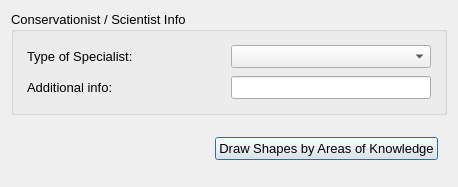
<ui version="4.0" >
 <author>Dane Springmeyer</author>
 <class>ConsScience</class>
 <widget class="QDialog" name="ConsScience" >
  <property name="geometry" >
   <rect>
    <x>0</x>
    <y>0</y>
    <width>454</width>
    <height>187</height>
   </rect>
  </property>
  <property name="windowTitle" >
   <string>OpenOceanMap - Interview</string>
  </property>
  <layout class="QVBoxLayout" >
   <item>
    <layout class="QHBoxLayout" >
     <item>
      <widget class="QGroupBox" name="vessel_info" >
       <property name="font" >
        <font>
         <pointsize>10</pointsize>
        </font>
       </property>
       <property name="title" >
        <string>Conservationist / Scientist Info</string>
       </property>
       <layout class="QVBoxLayout" >
        <property name="spacing" >
         <number>0</number>
        </property>
        <item>
         <widget class="QWidget" native="1" name="home_port_5" >
          <property name="font" >
           <font>
            <pointsize>10</pointsize>
           </font>
          </property>
          <layout class="QHBoxLayout" >
           <property name="spacing" >
            <number>4</number>
           </property>
           <property name="leftMargin" >
            <number>4</number>
           </property>
           <property name="topMargin" >
            <number>4</number>
           </property>
           <property name="rightMargin" >
            <number>4</number>
           </property>
           <property name="bottomMargin" >
            <number>4</number>
           </property>
           <item>
            <widget class="QLabel" name="employee_text" >
             <property name="minimumSize" >
              <size>
               <width>200</width>
               <height>0</height>
              </size>
             </property>
             <property name="maximumSize" >
              <size>
               <width>200</width>
               <height>16777215</height>
              </size>
             </property>
             <property name="font" >
              <font>
               <pointsize>10</pointsize>
              </font>
             </property>
             <property name="text" >
              <string>Type of Specialist:</string>
             </property>
            </widget>
           </item>
           <item>
            <widget class="QComboBox" name="comboBox" >
             <property name="maximumSize" >
              <size>
               <width>200</width>
               <height>16777215</height>
              </size>
             </property>
             <item>
              <property name="text" >
               <string/>
              </property>
             </item>
             <item>
              <property name="text" >
               <string>Academic</string>
              </property>
             </item>
             <item>
              <property name="text" >
               <string>Non-Governmental Organization</string>
              </property>
             </item>
             <item>
              <property name="text" >
               <string>Government (Municipal)</string>
              </property>
             </item>
             <item>
              <property name="text" >
               <string>Government (State)</string>
              </property>
             </item>
             <item>
              <property name="text" >
               <string>Government (Federal)</string>
              </property>
             </item>
             <item>
              <property name="text" >
               <string>Other</string>
              </property>
             </item>
            </widget>
           </item>
          </layout>
         </widget>
        </item>
        <item>
         <widget class="QWidget" native="1" name="vessel_length" >
          <property name="font" >
           <font>
            <pointsize>10</pointsize>
           </font>
          </property>
          <layout class="QHBoxLayout" >
           <property name="spacing" >
            <number>4</number>
           </property>
           <property name="leftMargin" >
            <number>4</number>
           </property>
           <property name="topMargin" >
            <number>4</number>
           </property>
           <property name="rightMargin" >
            <number>4</number>
           </property>
           <property name="bottomMargin" >
            <number>4</number>
           </property>
           <item>
            <widget class="QLabel" name="add_info_text" >
             <property name="minimumSize" >
              <size>
               <width>200</width>
               <height>0</height>
              </size>
             </property>
             <property name="maximumSize" >
              <size>
               <width>200</width>
               <height>16777215</height>
              </size>
             </property>
             <property name="font" >
              <font>
               <pointsize>10</pointsize>
              </font>
             </property>
             <property name="text" >
              <string>Additional info:</string>
             </property>
            </widget>
           </item>
           <item>
            <widget class="QLineEdit" name="add_info_line" >
             <property name="enabled" >
              <bool>true</bool>
             </property>
             <property name="minimumSize" >
              <size>
               <width>200</width>
               <height>0</height>
              </size>
             </property>
             <property name="maximumSize" >
              <size>
               <width>200</width>
               <height>16777215</height>
              </size>
             </property>
             <property name="font" >
              <font>
               <pointsize>10</pointsize>
              </font>
             </property>
             <property name="contextMenuPolicy" >
              <enum>Qt::PreventContextMenu</enum>
             </property>
             <property name="text" >
              <string/>
             </property>
            </widget>
           </item>
          </layout>
         </widget>
        </item>
       </layout>
      </widget>
     </item>
    </layout>
   </item>
   <item>
    <widget class="QWidget" native="1" name="button_box" >
     <layout class="QHBoxLayout" >
      <item>
       <spacer>
        <property name="orientation" >
         <enum>Qt::Horizontal</enum>
        </property>
        <property name="sizeHint" >
         <size>
          <width>40</width>
          <height>20</height>
         </size>
        </property>
       </spacer>
      </item>
      <item>
       <widget class="QPushButton" name="pbnSelectConsScience" >
        <property name="font" >
         <font>
          <pointsize>10</pointsize>
         </font>
        </property>
        <property name="text" >
         <string>Draw Shapes by Areas of Knowledge</string>
        </property>
       </widget>
      </item>
     </layout>
    </widget>
   </item>
  </layout>
 </widget>
 <resources/>
 <connections/>
</ui>
